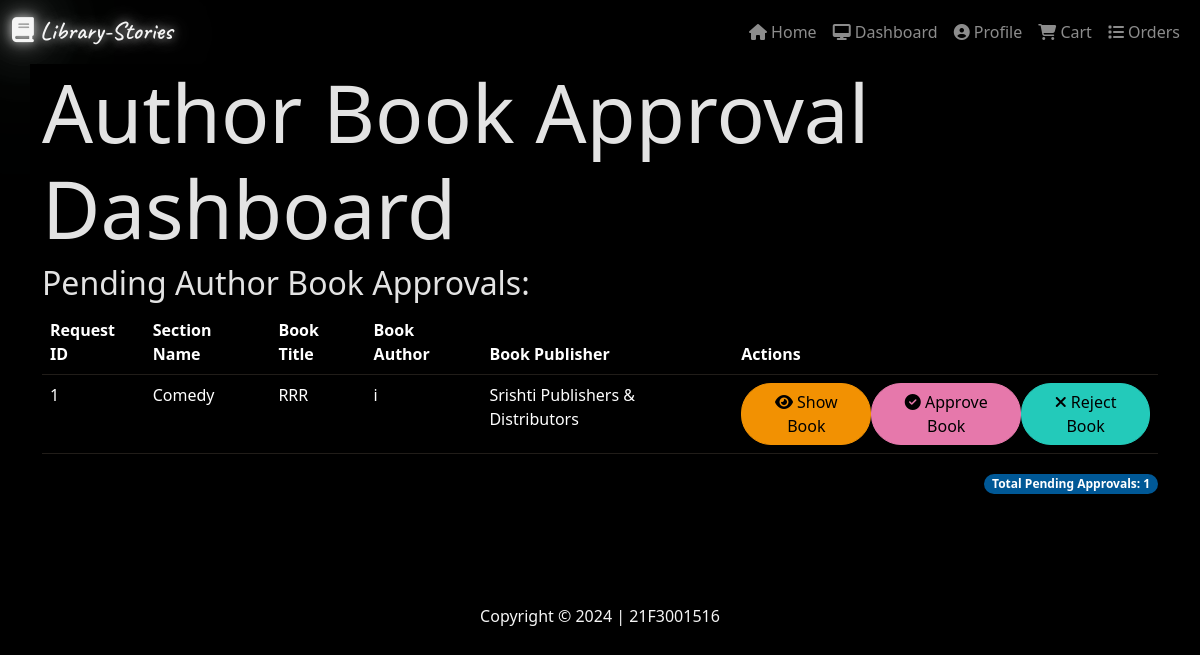
The app's page /admin/author (signed in) with its own data.
### models.py (models this page shows)
class author_book(db.Model):
        id = db.Column(db.Integer, primary_key=True)
        user_id = db.Column(db.Integer, db.ForeignKey('user.id'), nullable=False)
        title = db.Column(db.String(64), nullable=False)
        sections = db.Column(db.String(64), nullable=True)
        subsections = db.Column(db.String(64), nullable=True)
        publisher = db.Column(db.String(64), nullable=True)
        pages = db.Column(db.Integer, nullable=True)
        volumne = db.Column(db.Integer, nullable=True)
        desc = db.Column(db.String(256), nullable=True)
        price = db.Column(db.Float, nullable=True)
        book_image = db.Column(db.String(256), nullable=True)
        is_audible = db.Column(db.Boolean, nullable=False, default=False)
        content = db.Column(db.String(5096), nullable=True)
        book_link = db.Column(db.String(512), nullable=True)
        is_suggested = db.Column(db.Boolean, nullable=False, default=False)
        is_rejected = db.Column(db.Boolean, nullable=False, default=False)

class User(db.Model):
        id = db.Column(db.Integer, primary_key=True)
        username = db.Column(db.String(32), unique=True, nullable=False)
        name = db.Column(db.String(64), nullable=False)
        is_admin = db.Column(db.Boolean,nullable=False, default=False)
        is_author = db.Column(db.Boolean,nullable=False, default=False)
        passhash = db.Column(db.String(256), nullable=False)
        email = db.Column(db.String(128), nullable=True)
        bio = db.Column(db.String(256), nullable=True)
        role = db.Column(db.String(16), nullable=False, default='User')
        books_requested = db.Column(db.Integer, nullable=True, default=0)
        date_upgraded = db.Column(db.DateTime, nullable=True)
        date_joined = db.Column(db.DateTime, nullable=False, default=datetime.now())
        is_dark = db.Column(db.Boolean, nullable=False, default=False)
        books = db.relationship('BookAccess', back_populates='user', lazy=True, cascade='all, delete-orphan')
        author_books = db.relationship('author_book', backref='user', lazy=True, cascade='all, delete-orphan')
        reviews = db.relationship('review', backref='user', lazy=True, cascade='all, delete-orphan')
        blacklists = db.relationship('blacklist', backref='user', lazy=True, cascade='all, delete-orphan')
        carts = db.relationship('cart', backref='user', lazy=True, cascade='all, delete-orphan')
        wishlists = db.relationship('Wishlist', backref='user', lazy=True, cascade='all, delete-orphan')
        favorites = db.relationship('Favorite', backref='user', lazy=True, cascade='all, delete-orphan')

### routes.py (the view)
@app.route('/admin/author')
@admin_required
def admin_author():
    author_books = author_book.query.all()
    users = User.query.all()
    sections = Section.query.all()
    count = author_book.query.filter_by(is_suggested=True).count()
    return render_template('admin/author_approval.html', author_books=author_books, users=users, sections=sections, user=current_user(),count=count)

### routes.py (called while the page is built)
def admin_required(f):
    @wraps(f)
    def inner(*args, **kwargs):
        if 'user_id' not in session:
            flash('Please Login to Continue')
            return redirect(url_for('login'))
        user = User.query.get(session['user_id'])
        if not user.is_admin:
            flash('You do not have the required permission to access this page')
            return redirect(url_for('index'))
        return f(*args, **kwargs)
    return inner

def current_user():
        user0 = User.query.get(session['user_id'])
        return user0

### templates/admin/author_approval.html (shortened to what this page needs)
{% extends 'layout.html' %}
{% block content %}
<h1 class="display-1">Author Book Approval Dashboard</h1>
<h2>Pending Author Book Approvals:</h2>
{% if count >0 %}
<table class="table">
    <thead>
        <tr><div class="heads">
            <th>Request ID</th>
            <th>Section Name</th>
            <th>Book Title</th>
            <th>Book Author</th>
            <th>Book Publisher</th>
            <th>Actions</th></div>
        </tr>
    </thead>
    <tbody>
        {% for book in author_books %}
        <tr>{% if not book.is_rejected %}
            <td>{{book.id}}</td>
            <td>{{book.sections}}</td>
            <td>{{book.title}}</td>
        {% for users in users %}
            {% if users.id == book.user_id %}
                <td>{{users.username}}</td>
            {% endif %}
        {% endfor %}
        <td>{{book.publisher}}</td>
            <td><div class="buttons">
                <a href="{{url_for('admin_author_show', suggest_id=book.id)}}" class="btn btn-primary" style="border-radius:30px">
                    <i class="fas fa-eye" aria-hidden="true"   ></i>
                    Show Book
                </a>
                <form method="post" action="{{url_for('admin_author_approve', suggest_id = book.id)}}">
                    <button type="submit" class="btn btn-success" style="border-radius:30px;">
                        <i class="fa fa-check-circle" aria-hidden="true"></i> Approve Book
                    </button>
                </form>
                <form method="post" action="{{url_for('admin_author_reject',suggest_id = book.id)}}">
                    <button type="submit" class="btn btn-danger" style="border-radius:30px;">
                        <i class="fa fa-times" aria-hidden="true"></i> Reject Book
                    </button>
                </form>
                </div>
            </td>
        </tr>{% endif %}
        {% endfor %}
    </tbody>
</table>
<div class="totals" align="right">
    <span class="badge badge-pill" style="border-radius:30px;background:rgb(0, 88, 150)"> Total Pending Approvals: {{ count }}</span>
</div>
{% else %}
<div class="alert alert-info" style="border-radius: 20px;">
    <h3>No Pending Author Books Approval Requests</h3>
</div>
{% endif %}
{% endblock %}

### templates/admin/author_approval.html (style rules this page uses)
.buttons { display: flex; justify-content: space-around; }
.heads { justify-content: space-around; }

### templates/layout.html (style rules this page uses)
#body { background-color: #000000; color:whitesmoke }
.table { filter: invert(1); }

### records on screen
author_book: id "1", sections "Comedy", title "RRR", publisher "Srishti Publishers & Distributors"
User: username "i"

### other values on screen
{{ count }} "1"
